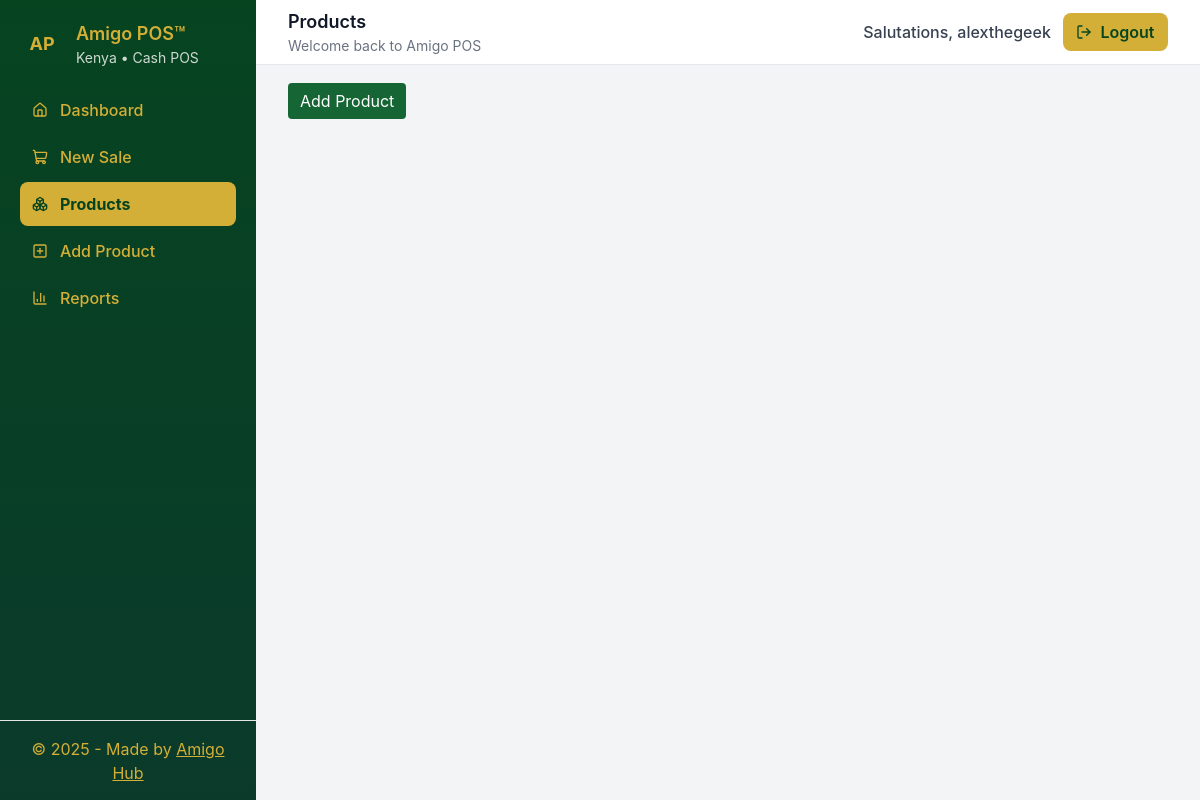
The page /products/ (signed in) on the database as committed earlier.
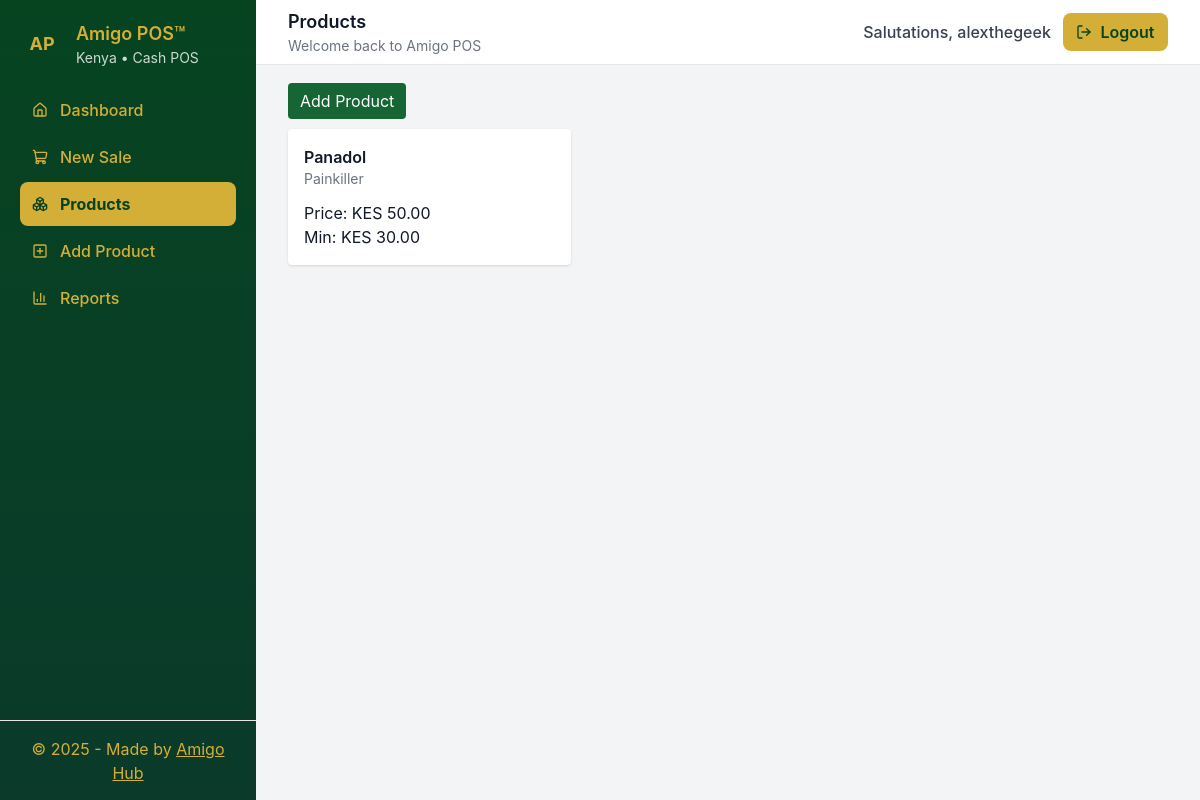
The same page on the database as committed later.
### pos/models.py (models this page shows, shortened)
class Product(models.Model):
    name = models.CharField(max_length=255)
    category = models.CharField(max_length=120, blank=True)
    description = models.TextField(blank=True)
    price = models.DecimalField(max_digits=10, decimal_places=2)
    min_price = models.DecimalField(max_digits=10, decimal_places=2, default=0, validators=[MinValueValidator(Decimal('0.00'))])
    created_at = models.DateTimeField(auto_now_add=True)

### pos/views.py (the view)
# urls.py: path("products/", views.product_list, name="product_list"),
@login_required
def product_list(request):
    products = Product.objects.all()
    return render(request, "pos/product_list.html", {"products": products})

### pos/templates/pos/product_list.html (shortened to what this page needs)
{% extends "pos/base.html" %}
{% block page_title %}Products{% endblock %}
{% block content %}
<div class="mb-4">
  <a href="{% url 'pos:product_add' %}" class="px-3 py-2 rounded bg-green-800 text-white">Add Product</a>
</div>
<div class="grid grid-cols-3 gap-4">
  {% for p in products %}
    <div class="bg-white p-4 rounded shadow">
      <h4 class="font-semibold">{{ p.name }}</h4>
      <p class="text-sm text-gray-500">{{ p.category }}</p>
      <div class="mt-3">
        <div>Price: KES {{ p.price }}</div>
        <div>Min: KES {{ p.min_price }}</div>
      </div>
    </div>
  {% endfor %}
</div>
{% endblock %}

Rows that differ between the two databases and show on the page:
added Product: name "Panadol", category "Painkiller", price "50.00", min_price "30.00"
